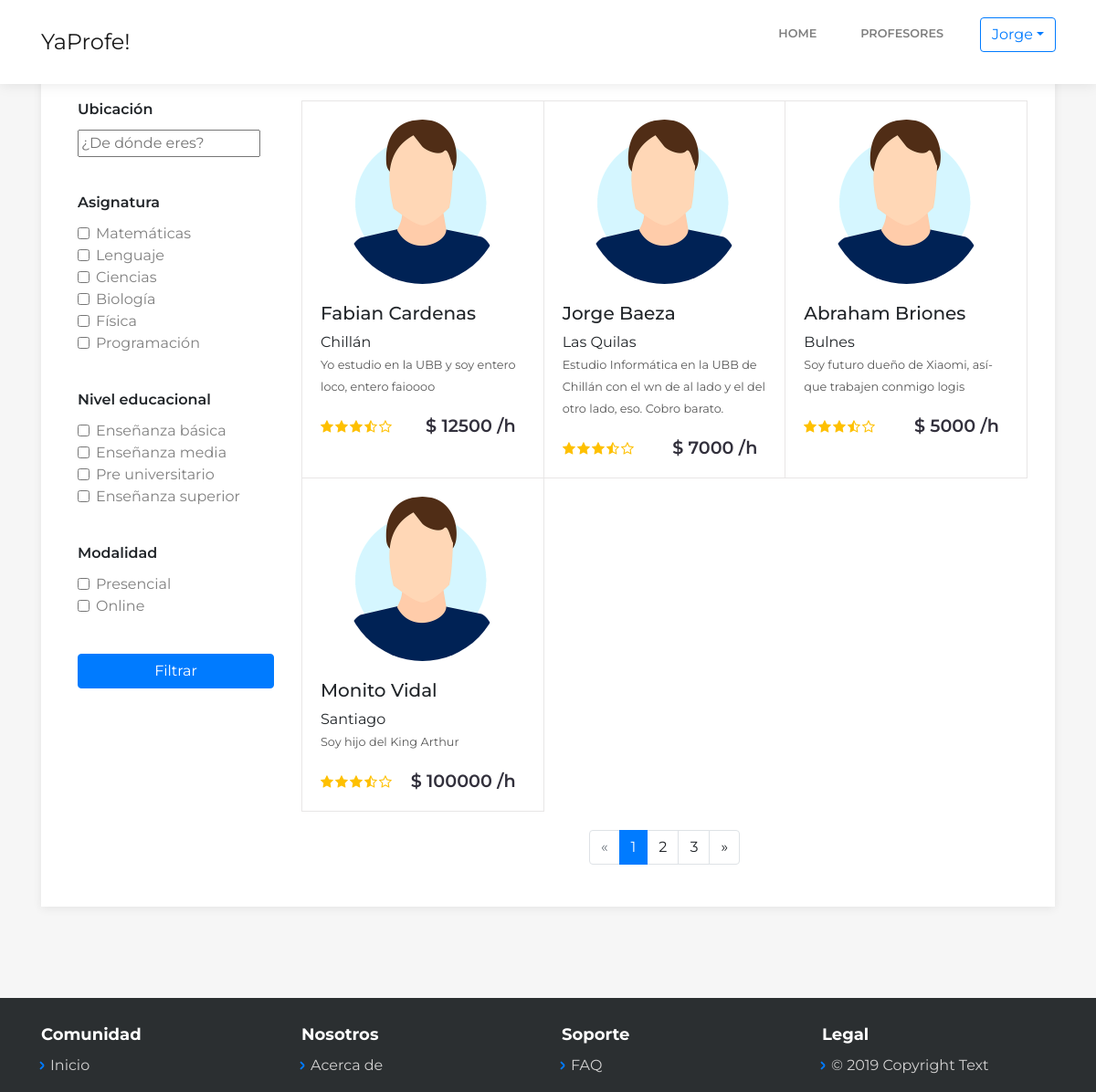
The app's page /profesores.php (signed in) with its own data.
### tables this page shows
CREATE TABLE `users` (
  `id` int(11) NOT NULL,
  `name` varchar(60) NOT NULL,
  `lastname` varchar(120) NOT NULL,
  `email` varchar(250) NOT NULL,
  `password` varchar(250) NOT NULL,
  `ciudad` varchar(60) DEFAULT NULL,
  `telefono` varchar(30) DEFAULT NULL,
  `descripcion` varchar(500) DEFAULT NULL,
  `precio` int(20) DEFAULT NULL,
  `id_modalidad` int(11) DEFAULT NULL,
  `id_niveleducacional` int(11) DEFAULT NULL,
  `id_asignatura` int(11) DEFAULT NULL,
  `foto_perfil` varchar(250) DEFAULT NULL
);

### profesores.php (the view, shortened to what this page needs)
<?php
include 'conexion.php';
$conexion = mysqli_connect($dbhost, $dbuser, $dbpass, $dbname);
?>
<!DOCTYPE html>
<html>
<head>
    <link rel="stylesheet" href="assets/bootstrap/css/bootstrap.min.css">
    <link rel="stylesheet" href="assets/fonts/simple-line-icons.min.css">
    <link rel="stylesheet" href="https://cdnjs.cloudflare.com/ajax/libs/baguettebox.js/1.10.0/baguetteBox.min.css">
    <link rel="stylesheet" href="assets/css/smoothproducts.css">
</head>
<body>
    <nav class="navbar navbar-light navbar-expand-lg fixed-top bg-white clean-navbar">
        <?php if(isset($_SESSION['loggedin'])): ?>
        <div class="container"><a class="navbar-brand logo" href="index.php">YaProfe!</a>
            <div class="collapse navbar-collapse"
                id="navcol-1">
                <ul class="nav navbar-nav ml-auto">
                    <li class="nav-item" role="presentation"><a class="nav-link" href="index.php">Home</a></li>
                    <li class="nav-item" role="presentation"><a class="nav-link" href="profesores.php">Profesores</a></li>
                    <li>
                    <div class="input-group mb-3">
                        <div class="input-group-prepend">
                            <button class="btn btn-outline-primary dropdown-toggle" type="button" data-toggle="dropdown" aria-haspopup="true" aria-expanded="false"><?php echo $_SESSION['name']; ?></button>
                        </div></li>
                    </div>
            </div>
        <?php endif; ?>
    </nav>
    <main class="page catalog-page">
        <section class="clean-block clean-catalog dark">
            <div class="container">
                <div class="content">
                    <div class="row">
                        <div class="col-md-3">
                            <div class="d-none d-md-block">
                                <div class="filters">
                                	<div class="filter-item">
                                        <h3>Ubicación</h3>
                                        <div class="home-search-form-inner HomeV2_adress" style="">
										<input name="search_city" class="HomeV2_input Search_box_input HomeV2_inputAddress HomeV2_GoogleAutocomplete" id="search_city" data-country-code="CL" type="text" placeholder="¿De dónde eres?" autocomplete="off"><span class="locate" title="Usa tu ubicación"><span></span></span>
										<input type="hidden" name="src" value="home"><div class="home-search-results autocomplete-results"></div></div>
                                    </div>
                                    <div class="filter-item">
                                        <h3>Asignatura</h3>
                                        <div class="form-check"><input class="form-check-input" type="checkbox" id="formCheck-1"><label class="form-check-label" for="formCheck-1">Matemáticas</label></div>
                                        <div class="form-check"><input class="form-check-input" type="checkbox" id="formCheck-2"><label class="form-check-label" for="formCheck-2">Lenguaje</label></div>
                                        <div class="form-check"><input class="form-check-input" type="checkbox" id="formCheck-4"><label class="form-check-label" for="formCheck-4">Ciencias</label></div>
                                        <div class="form-check"><input class="form-check-input" type="checkbox" id="formCheck-4"><label class="form-check-label" for="formCheck-4">Biología</label></div>
                                        <div class="form-check"><input class="form-check-input" type="checkbox" id="formCheck-4"><label class="form-check-label" for="formCheck-4">Física</label></div>
                                        <div class="form-check"><input class="form-check-input" type="checkbox" id="formCheck-4"><label class="form-check-label" for="formCheck-4">Programación</label></div>
                                    </div>
                                    <div class="filter-item">
                                        <h3>Nivel educacional</h3>
                                        <div class="form-check"><input class="form-check-input" type="checkbox" id="formCheck-8"><label class="form-check-label" for="formCheck-8">Enseñanza básica</label></div>
                                        <div class="form-check"><input class="form-check-input" type="checkbox" id="formCheck-9"><label class="form-check-label" for="formCheck-9">Enseñanza media</label></div>
                                        <div class="form-check"><input class="form-check-input" type="checkbox" id="formCheck-9"><label class="form-check-label" for="formCheck-9">Pre universitario</label></div>
                                        <div class="form-check"><input class="form-check-input" type="checkbox" id="formCheck-9"><label class="form-check-label" for="formCheck-9">Enseñanza superior</label></div>
                                    </div>
                                    <div class="filter-item">
                                        <h3>Modalidad</h3>
                                        <div class="form-check"><input class="form-check-input" type="checkbox" id="formCheck-8"><label class="form-check-label" for="formCheck-8">Presencial</label></div>
                                        <div class="form-check"><input class="form-check-input" type="checkbox" id="formCheck-8"><label class="form-check-label" for="formCheck-8">Online</label></div>
                                    </div>
                                    <button type="button" class="btn btn-primary">Filtrar</button>
                                </div>
                            </div>
                        </div>
                        <div class="col-md-9">
                            <div class="products">
                                <div class="row no-gutters">
                                    <?php
                                        $query = "SELECT * FROM users";
                                        $resultado = $conexion->query($query);
                                        while ($row=$resultado->fetch_assoc()) {
                                    ?>
                                    <div class="col-12 col-md-6 col-lg-4">
                                        <div class="clean-product-item">
                                            <div class="image"><a href="profe.php"><img class="img-fluid d-block mx-auto" src="assets/img/tech/my-perfil.png"></a></div>
                                            <h5><?php echo $row['name'];?> <?php echo $row['lastname'];?></h5>
                                            <h9><?php echo $row['ciudad'];?></h9>
                                            <div class="product-name"><a href="#"><?php echo $row['descripcion'];?></a></div>
                                            <div class="about">
                                                <div class="rating"><img src="assets/img/star.svg"><img src="assets/img/star.svg"><img src="assets/img/star.svg"><img src="assets/img/star-half-empty.svg"><img src="assets/img/star-empty.svg"></div>
                                                <div class="price">
                                                    <h3>$ <?php echo $row['precio'];?> /h</h3>
                                                </div>
                                            </div>
                                        </div>
                                    </div>
                                    <?php
                                        }
                                    ?>
                                </div>
                                <nav>
                                    <ul class="pagination">
                                        <li class="page-item disabled"><a class="page-link" aria-label="Previous"><span aria-hidden="true">«</span></a></li>
                                        <li class="page-item active"><a class="page-link">1</a></li>
                                        <li class="page-item"><a class="page-link">2</a></li>
                                        <li class="page-item"><a class="page-link">3</a></li>
                                        <li class="page-item"><a class="page-link" aria-label="Next"><span aria-hidden="true">»</span></a></li>
                                    </ul>
                                </nav>
                            </div>
                        </div>
                    </div>
                </div>
            </div>
        </section>
    </main>
    <footer class="page-footer dark">
        <div class="container">
            <div class="row">
                <div class="col-sm-3">
                    <h5>Comunidad</h5>
                    <ul>
                        <li><a href="#">Inicio</a></li>
                    </ul>
                </div>
                <div class="col-sm-3">
                    <h5>Nosotros</h5>
                    <ul>
                        <li><a href="#">Acerca de</a></li>
                    </ul>
                </div>
                <div class="col-sm-3">
                    <h5>Soporte</h5>
                    <ul>
                        <li><a href="#">FAQ</a></li>
                    </ul>
                </div>
                <div class="col-sm-3">
                    <h5>Legal</h5>
                    <ul>
                        <li><a href="#">© 2019 Copyright Text</a></li>
                    </ul>
                </div>
            </div>
        </div>
    </footer>
</body>
</html>

### assets/css/smoothproducts.css (style rules this page uses)
html, body { height: 100%; width: 100%; }

### records on screen
users: name "Fabian", lastname "Cardenas", ciudad "Chillán", descripcion "Yo estudio en la UBB y soy entero loco, entero faioooo", precio "12500"
users: name "Jorge", lastname "Baeza", ciudad "Las Quilas", descripcion "Estudio Informática en la UBB de Chillán con el wn de al lado y el del otro lado, eso. Cobro barato.", precio "7000"
users: name "Abraham", lastname "Briones", ciudad "Bulnes", descripcion "Soy futuro dueño de Xiaomi, así­ que trabajen conmigo logis", precio "5000"
users: name "Monito", lastname "Vidal", ciudad "Santiago", descripcion "Soy hijo del King Arthur", precio "100000"

### other values on screen
$_SESSION['name'] "Jorge"
